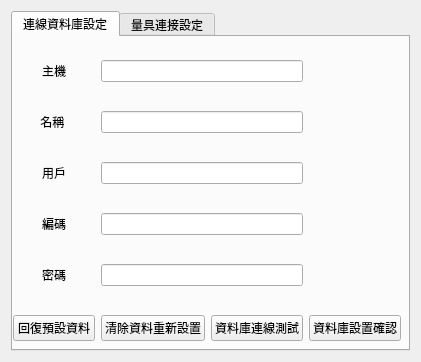
<?xml version="1.0" encoding="UTF-8"?>
<ui version="4.0">
 <class>Form</class>
 <widget class="QWidget" name="Form">
  <property name="geometry">
   <rect>
    <x>0</x>
    <y>0</y>
    <width>421</width>
    <height>362</height>
   </rect>
  </property>
  <property name="sizePolicy">
   <sizepolicy hsizetype="Fixed" vsizetype="Fixed">
    <horstretch>0</horstretch>
    <verstretch>0</verstretch>
   </sizepolicy>
  </property>
  <property name="windowTitle">
   <string>Form</string>
  </property>
  <layout class="QGridLayout" name="gridLayout_2">
   <item row="0" column="0">
    <widget class="QTabWidget" name="tabWidget">
     <property name="currentIndex">
      <number>0</number>
     </property>
     <widget class="QWidget" name="tab_3">
      <attribute name="title">
       <string>連線資料庫設定</string>
      </attribute>
      <widget class="QWidget" name="layoutWidget">
       <property name="geometry">
        <rect>
         <x>0</x>
         <y>0</y>
         <width>388</width>
         <height>331</height>
        </rect>
       </property>
       <layout class="QGridLayout" name="gridLayout">
        <item row="4" column="0">
         <widget class="QLabel" name="label_5">
          <property name="text">
           <string>密碼</string>
          </property>
          <property name="alignment">
           <set>Qt::AlignCenter</set>
          </property>
         </widget>
        </item>
        <item row="3" column="0">
         <widget class="QLabel" name="label_4">
          <property name="text">
           <string>編碼</string>
          </property>
          <property name="alignment">
           <set>Qt::AlignCenter</set>
          </property>
         </widget>
        </item>
        <item row="5" column="1">
         <widget class="QPushButton" name="sql_reset_button">
          <property name="text">
           <string>清除資料重新設置</string>
          </property>
         </widget>
        </item>
        <item row="0" column="0">
         <widget class="QLabel" name="label">
          <property name="text">
           <string>主機</string>
          </property>
          <property name="alignment">
           <set>Qt::AlignCenter</set>
          </property>
         </widget>
        </item>
        <item row="5" column="2">
         <widget class="QPushButton" name="sql_connect_test_button">
          <property name="text">
           <string>資料庫連線測試</string>
          </property>
         </widget>
        </item>
        <item row="2" column="0">
         <widget class="QLabel" name="label_3">
          <property name="text">
           <string>用戶</string>
          </property>
          <property name="alignment">
           <set>Qt::AlignCenter</set>
          </property>
         </widget>
        </item>
        <item row="3" column="1" colspan="2">
         <widget class="QLineEdit" name="lineEdit_charset"/>
        </item>
        <item row="1" column="0">
         <widget class="QLabel" name="label_2">
          <property name="text">
           <string>名稱 </string>
          </property>
          <property name="alignment">
           <set>Qt::AlignCenter</set>
          </property>
         </widget>
        </item>
        <item row="2" column="1" colspan="2">
         <widget class="QLineEdit" name="lineEdit_user"/>
        </item>
        <item row="0" column="1" colspan="2">
         <widget class="QLineEdit" name="lineEdit_host"/>
        </item>
        <item row="4" column="1" colspan="2">
         <widget class="QLineEdit" name="lineEdit_password"/>
        </item>
        <item row="1" column="1" colspan="2">
         <widget class="QLineEdit" name="lineEdit_name"/>
        </item>
        <item row="5" column="3">
         <widget class="QPushButton" name="sql_set_button">
          <property name="text">
           <string>資料庫設置確認</string>
          </property>
         </widget>
        </item>
        <item row="5" column="0">
         <widget class="QPushButton" name="sql_reply_button_2">
          <property name="text">
           <string>回復預設資料</string>
          </property>
         </widget>
        </item>
       </layout>
      </widget>
     </widget>
     <widget class="QWidget" name="tab_4">
      <attribute name="title">
       <string>量具連接設定</string>
      </attribute>
      <widget class="QWidget" name="layoutWidget">
       <property name="geometry">
        <rect>
         <x>0</x>
         <y>0</y>
         <width>381</width>
         <height>351</height>
        </rect>
       </property>
       <layout class="QGridLayout" name="gridLayout_3">
        <item row="4" column="2" colspan="2">
         <widget class="QPushButton" name="pushButton_tool_reset">
          <property name="text">
           <string>清除資料重新設置</string>
          </property>
         </widget>
        </item>
        <item row="1" column="2" colspan="2">
         <widget class="QComboBox" name="comboBox">
          <item>
           <property name="text">
            <string>游標卡尺</string>
           </property>
          </item>
          <item>
           <property name="text">
            <string>分厘卡</string>
           </property>
          </item>
          <item>
           <property name="text">
            <string>高度規</string>
           </property>
          </item>
         </widget>
        </item>
        <item row="2" column="0">
         <widget class="QLabel" name="label_7">
          <property name="text">
           <string>連接COM2</string>
          </property>
         </widget>
        </item>
        <item row="4" column="1">
         <widget class="QPushButton" name="pushButton_tool_set">
          <property name="text">
           <string>量俱設定確認</string>
          </property>
         </widget>
        </item>
        <item row="0" column="0">
         <widget class="QLabel" name="label_9">
          <property name="sizePolicy">
           <sizepolicy hsizetype="Fixed" vsizetype="Fixed">
            <horstretch>0</horstretch>
            <verstretch>0</verstretch>
           </sizepolicy>
          </property>
          <property name="text">
           <string>TextLabel</string>
          </property>
         </widget>
        </item>
        <item row="2" column="1">
         <widget class="QLineEdit" name="lineEdit_2"/>
        </item>
        <item row="0" column="1">
         <widget class="QLabel" name="label_10">
          <property name="sizePolicy">
           <sizepolicy hsizetype="Fixed" vsizetype="Fixed">
            <horstretch>0</horstretch>
            <verstretch>0</verstretch>
           </sizepolicy>
          </property>
          <property name="text">
           <string>REQ數值</string>
          </property>
         </widget>
        </item>
        <item row="3" column="0">
         <widget class="QLabel" name="label_8">
          <property name="text">
           <string>連接COM3</string>
          </property>
         </widget>
        </item>
        <item row="3" column="2" colspan="2">
         <widget class="QComboBox" name="comboBox_3">
          <item>
           <property name="text">
            <string>游標卡尺</string>
           </property>
          </item>
          <item>
           <property name="text">
            <string>分厘卡</string>
           </property>
          </item>
          <item>
           <property name="text">
            <string>高度規</string>
           </property>
          </item>
         </widget>
        </item>
        <item row="3" column="1">
         <widget class="QLineEdit" name="lineEdit_3"/>
        </item>
        <item row="2" column="2" colspan="2">
         <widget class="QComboBox" name="comboBox_2">
          <item>
           <property name="text">
            <string>游標卡尺</string>
           </property>
          </item>
          <item>
           <property name="text">
            <string>分厘卡</string>
           </property>
          </item>
          <item>
           <property name="text">
            <string>高度規</string>
           </property>
          </item>
         </widget>
        </item>
        <item row="1" column="1">
         <widget class="QLineEdit" name="lineEdit"/>
        </item>
        <item row="1" column="0">
         <widget class="QLabel" name="label_6">
          <property name="text">
           <string>連接COM1</string>
          </property>
         </widget>
        </item>
       </layout>
      </widget>
     </widget>
    </widget>
   </item>
  </layout>
 </widget>
 <resources/>
 <connections/>
</ui>
